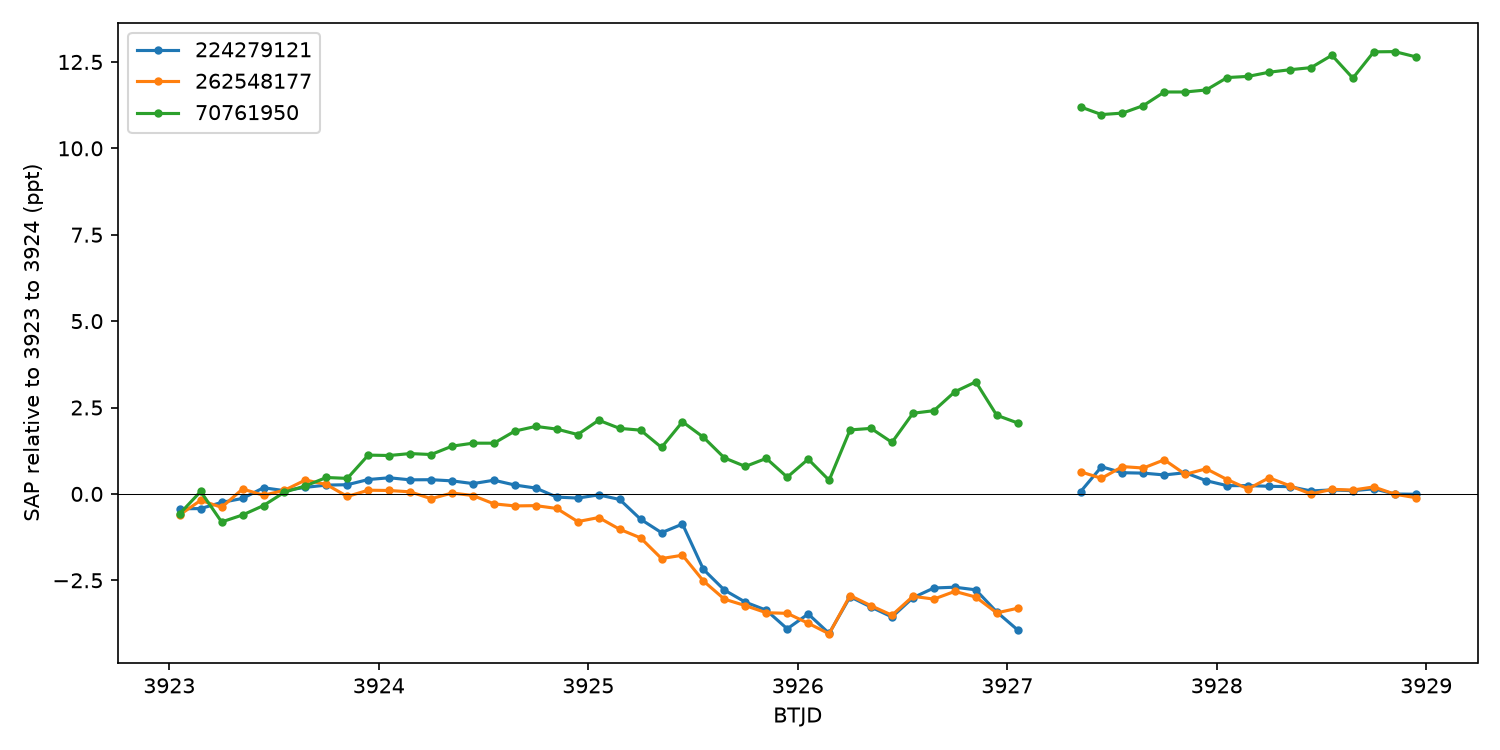

This figure's Python source:
import numpy as np,json,hashlib
from pathlib import Path
from astropy.io import fits
import matplotlib;matplotlib.use('Agg')
import matplotlib.pyplot as plt
B=Path(__file__).resolve().parent;ids=['224279121','262548177','70761950'];edges=np.arange(3923,3929.001,.1);curves=[];out={}
fig,ax=plt.subplots(figsize=(10,5))
for tic in ids:
 p=Path('[local-path-redacted]')/f'{tic}_s096.fits'
 with fits.open(p) as h:
  d=h[1].data;t=np.asarray(d['TIME']);f=np.asarray(d['SAP_FLUX']);q=np.asarray(d['QUALITY']);ok=(q==0)&np.isfinite(t)&np.isfinite(f); base=np.median(f[ok&(t>3923)&(t<3924)]);y=1000*(f/base-1);v=np.array([np.median(y[ok&(t>=lo)&(t<hi)]) if np.sum(ok&(t>=lo)&(t<hi))>=3 else np.nan for lo,hi in zip(edges[:-1],edges[1:])]);curves.append(v);ax.plot((edges[:-1]+edges[1:])/2,v,'.-',label=tic)
 out[tic]={'sha256':hashlib.sha256(p.read_bytes()).hexdigest(),'n':int(ok.sum()),'base_3923_3924':float(base)}
ax.axhline(0,color='k',lw=.5);ax.set(xlabel='BTJD',ylabel='SAP relative to 3923 to 3924 (ppt)');ax.legend();fig.tight_layout();fig.savefig(B/'helper-common-s96.png',dpi=150)
for i in range(3):
 for j in range(i+1,3):
  m=np.isfinite(curves[i])&np.isfinite(curves[j]);out[ids[i]+'_'+ids[j]]={'n_paired_bins':int(m.sum()),'correlation':float(np.corrcoef(curves[i][m],curves[j][m])[0,1])}
out['note']='0.1-day bins, quality 0, same sector/time and baseline; correlations descriptive, gaps are not zeros.'
(B/'helper-common-s96.json').write_text(json.dumps(out,indent=2));print(json.dumps(out,indent=2))
